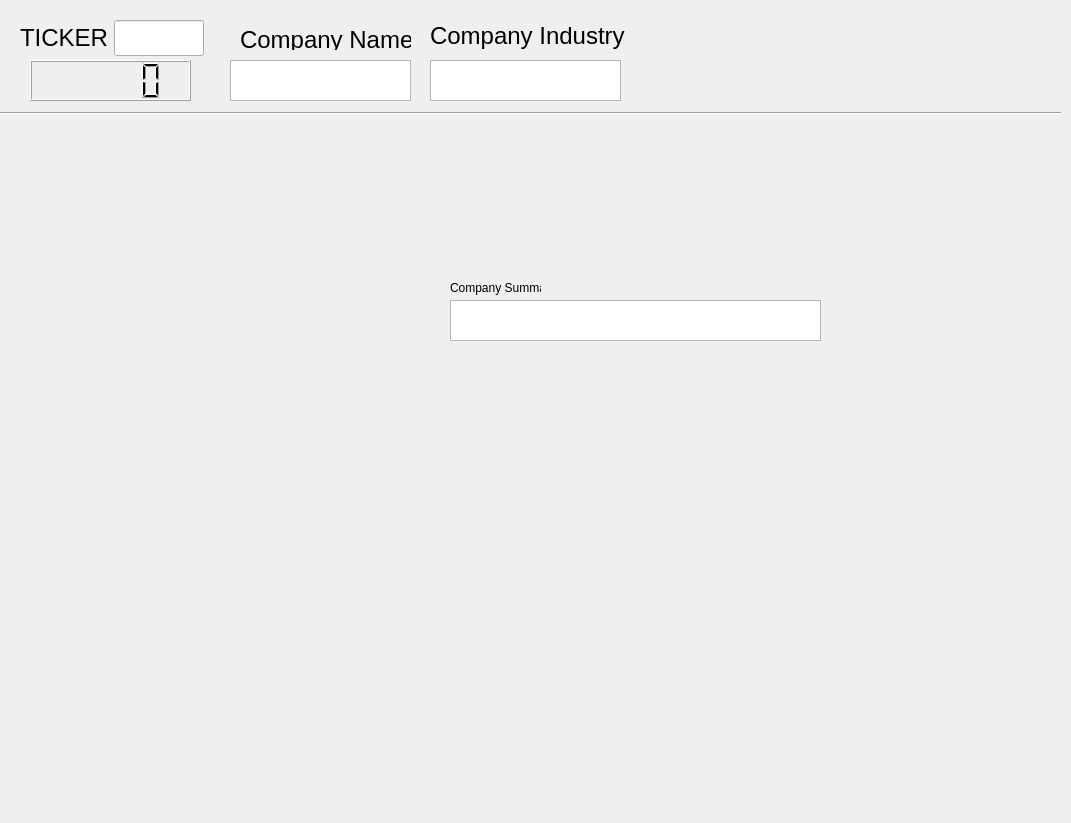
<?xml version="1.0" encoding="UTF-8"?>
<ui version="4.0">
 <class>Form</class>
 <widget class="QWidget" name="Form">
  <property name="geometry">
   <rect>
    <x>0</x>
    <y>0</y>
    <width>1071</width>
    <height>823</height>
   </rect>
  </property>
  <property name="windowTitle">
   <string>Blumberg Stonks Monitor</string>
  </property>
  <widget class="QWidget" name="formLayoutWidget">
   <property name="geometry">
    <rect>
     <x>20</x>
     <y>20</y>
     <width>184</width>
     <height>37</height>
    </rect>
   </property>
   <layout class="QFormLayout" name="formLayout">
    <item row="0" column="0">
     <widget class="QLabel" name="label">
      <property name="font">
       <font>
        <pointsize>18</pointsize>
       </font>
      </property>
      <property name="text">
       <string>TICKER</string>
      </property>
      <property name="alignment">
       <set>Qt::AlignCenter</set>
      </property>
     </widget>
    </item>
    <item row="0" column="1">
     <widget class="QLineEdit" name="lineEdit">
      <property name="font">
       <font>
        <pointsize>18</pointsize>
       </font>
      </property>
     </widget>
    </item>
   </layout>
  </widget>
  <widget class="QLCDNumber" name="lcdNumber">
   <property name="geometry">
    <rect>
     <x>30</x>
     <y>60</y>
     <width>161</width>
     <height>41</height>
    </rect>
   </property>
  </widget>
  <widget class="Line" name="line">
   <property name="geometry">
    <rect>
     <x>0</x>
     <y>103</y>
     <width>1061</width>
     <height>20</height>
    </rect>
   </property>
   <property name="orientation">
    <enum>Qt::Horizontal</enum>
   </property>
  </widget>
  <widget class="QTextBrowser" name="textBrowser">
   <property name="geometry">
    <rect>
     <x>230</x>
     <y>60</y>
     <width>181</width>
     <height>41</height>
    </rect>
   </property>
   <property name="font">
    <font>
     <pointsize>10</pointsize>
    </font>
   </property>
  </widget>
  <widget class="QLabel" name="label_3">
   <property name="geometry">
    <rect>
     <x>430</x>
     <y>20</y>
     <width>201</width>
     <height>31</height>
    </rect>
   </property>
   <property name="font">
    <font>
     <pointsize>18</pointsize>
    </font>
   </property>
   <property name="text">
    <string>Company Industry</string>
   </property>
  </widget>
  <widget class="QTextBrowser" name="textBrowser_2">
   <property name="geometry">
    <rect>
     <x>430</x>
     <y>60</y>
     <width>191</width>
     <height>41</height>
    </rect>
   </property>
  </widget>
  <widget class="QLabel" name="label_4">
   <property name="geometry">
    <rect>
     <x>450</x>
     <y>280</y>
     <width>91</width>
     <height>16</height>
    </rect>
   </property>
   <property name="text">
    <string>Company Summary</string>
   </property>
  </widget>
  <widget class="QTextBrowser" name="textBrowser_3">
   <property name="geometry">
    <rect>
     <x>450</x>
     <y>300</y>
     <width>371</width>
     <height>41</height>
    </rect>
   </property>
  </widget>
  <widget class="QLabel" name="label_2">
   <property name="geometry">
    <rect>
     <x>240</x>
     <y>30</y>
     <width>171</width>
     <height>20</height>
    </rect>
   </property>
   <property name="font">
    <font>
     <pointsize>18</pointsize>
    </font>
   </property>
   <property name="text">
    <string>Company Name</string>
   </property>
  </widget>
 </widget>
 <resources/>
 <connections/>
</ui>
